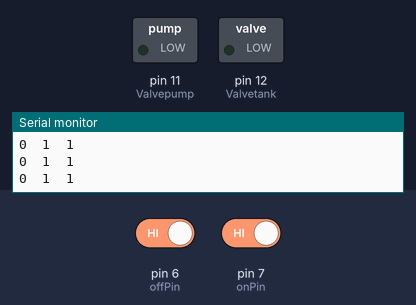
Bench run of a sketch on a simulated Arduino Uno, built with avr-gcc and run on an emulated ATmega328P. Shown: switched loads named in the sketch (green lamp = pin HIGH), the last lines printed to the serial monitor. Inputs (shaded band) come from the test bench; at power-on: pin 7 (onPin) HIGH, pin 6 (offPin) HIGH. Pins used as bus, display or sensor lines are not drawn.

Above: at 2.8 s.
2.9 s: pin 7 (onPin) driven LOW
At 4.1 s:
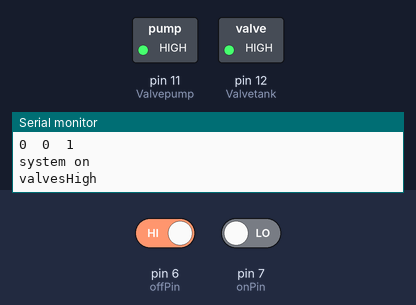
4.5 s: pin 6 (offPin) driven LOW and pin 7 (onPin) driven HIGH
8.6 s: pin 6 (offPin) driven HIGH
At 9.6 s:
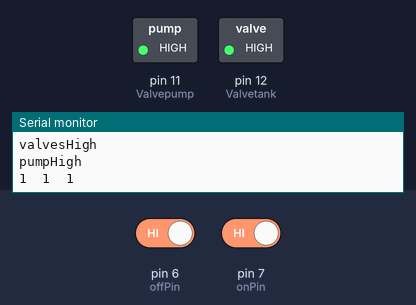
10.1 s: pin 6 (offPin) driven LOW
At 12.5 s:
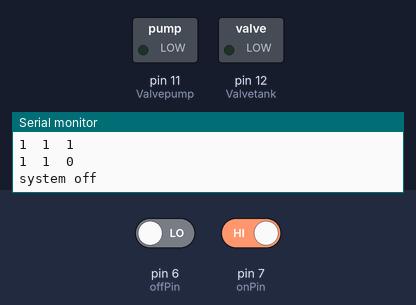
Timing chart, 0 to 14.0 s (numbered marks = the images above; inputs shaded):
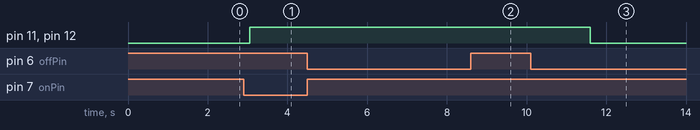

Measured:
- after the input at 2.9 s, pin 11 (Valvepump), pin 12 (Valvetank): LOW → HIGH after 0.15 s
- after the input at 8.6 s, pin 11 (Valvepump), pin 12 (Valvetank): stays HIGH (without the input it goes to LOW after 1.0 s)
- after the input at 10.1 s, pin 11 (Valvepump), pin 12 (Valvetank): HIGH → LOW after 1.5 s

The sketch:

manual_control.ino
```cpp
#define onPin           7
#define offPin          6

#define Valvepump       11
#define Valvetank       12
#define Power_pump      9
#define Power_Air_Pump  8

int Delay_Time = 0;

int state = LOW;      // the system currently closed

int on_reading  ;
int off_reading;

// the setup function runs once when you press reset or power the board
void setup() {
  // initialize digital pin LED_BUILTIN as an output.
  Serial.begin(9600);
  Serial.println("Booting");

  pinMode(Valvepump,          OUTPUT);
  pinMode(Valvetank,          OUTPUT);
  pinMode(Power_pump,      OUTPUT);
  pinMode(Power_Air_Pump,  OUTPUT);
  pinMode(onPin, INPUT);
  pinMode(offPin, INPUT);

  digitalWrite(Power_pump, LOW);
  digitalWrite(Power_Air_Pump, LOW);
  digitalWrite(Valvepump, LOW);
  digitalWrite(Valvetank, LOW);


}

// the loop function runs over and over again forever
void loop() {

  on_reading = digitalRead(onPin);
  off_reading = digitalRead(offPin);

  Serial.print(state);
  Serial.print("  ");
  Serial.print(on_reading);
  Serial.print("  ");
  Serial.println(off_reading);

  if (on_reading == LOW) {                // if on_button is toggled
    delay(50);
    if (state == LOW){                   // if system is closed
      state = HIGH;                        // open the system
      //normalSystem(true);                 //
      Serial.println("system on");
      digitalWrite(Valvepump, HIGH);
      digitalWrite(Valvetank, HIGH);
      Serial.println("valvesHigh");
      delay(5000);
      digitalWrite(Power_pump, HIGH);
      Serial.println("pumpHigh");
      digitalWrite(Power_Air_Pump, HIGH);
    }
  }

  if (off_reading == LOW){                // if off_button is toggled
    delay(50);
    if (state == HIGH){
      state =LOW;                       // close the system
      //normalSystem(false);
      Serial.println("system off");
      digitalWrite(Power_pump, LOW);
      digitalWrite(Power_Air_Pump, LOW);
      delay(500);
      digitalWrite(Valvepump, LOW);
      digitalWrite(Valvetank, LOW);
    }
  }

  delay(1000);                             // wait for half a second
}
```
